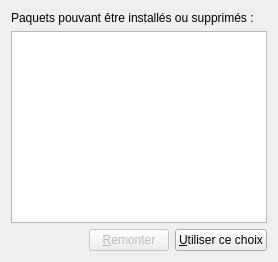
<?xml version="1.0" encoding="UTF-8"?>
<ui version="4.0">
 <class>branchePage</class>
 <widget class="QWizardPage" name="branchePage">
  <property name="title">
   <string>Sélection des dépendances</string>
  </property>
  <property name="subTitle">
   <string>Voici la liste des paquets qui devront être installés ou supprimés en plus de ceux que vous avez choisi pour garantir l'intégrité du système. Il se peut que vous ayez des choix à faire.</string>
  </property>
  <layout class="QVBoxLayout" name="verticalLayout">
   <item>
    <widget class="QLabel" name="lblChoices">
     <property name="text">
      <string>Paquets pouvant être installés ou supprimés :</string>
     </property>
    </widget>
   </item>
   <item>
    <widget class="QListWidget" name="listPackages"/>
   </item>
   <item>
    <layout class="QHBoxLayout" name="horizontalLayout">
     <item>
      <widget class="QLabel" name="lblSummary"/>
     </item>
     <item>
      <spacer name="horizontalSpacer">
       <property name="orientation">
        <enum>Qt::Horizontal</enum>
       </property>
       <property name="sizeHint" stdset="0">
        <size>
         <width>40</width>
         <height>20</height>
        </size>
       </property>
      </spacer>
     </item>
     <item>
      <widget class="QPushButton" name="btnUp">
       <property name="enabled">
        <bool>false</bool>
       </property>
       <property name="text">
        <string>&amp;Remonter</string>
       </property>
      </widget>
     </item>
     <item>
      <widget class="QPushButton" name="btnUseChoice">
       <property name="text">
        <string>&amp;Utiliser ce choix</string>
       </property>
      </widget>
     </item>
    </layout>
   </item>
  </layout>
 </widget>
 <resources/>
 <connections/>
</ui>
